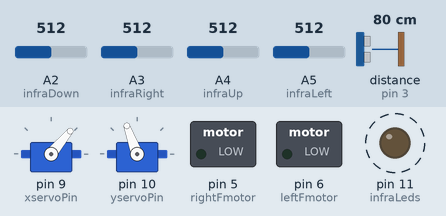
Recording of a sketch running on a simulated Arduino Leonardo, built with avr-gcc and run on an emulated ATmega32U4. Parts: 2 × servo, switched loads named in the sketch (green lamp = pin HIGH), output pins drawn as LEDs (lit = HIGH). Wiring (inferred from the names in the program): ultrasonic range finder: trigger pin 3; echo pin 3. Dashed ring = blinking. The inputs (shaded band) are chosen by the test bench; at power-on: distance to the obstacle (sensor on pin 3) 80 cm, A2 (infraDown) = 512, A3 (infraRight) = 512, A4 (infraUp) = 512, A5 (infraLeft) = 512. The echo pulse lasts 58.3 µs per cm.

Above: at 1.2 s.
1.3 s: distance to the obstacle (sensor on pin 3) set to 7 cm
4.3 s: distance to the obstacle (sensor on pin 3) set to 4 cm
At 4.49 s:
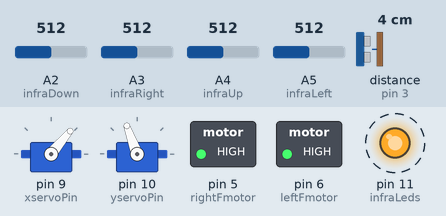
Timing chart, 0 to 13.3 s (numbered marks = the images above; inputs shaded):
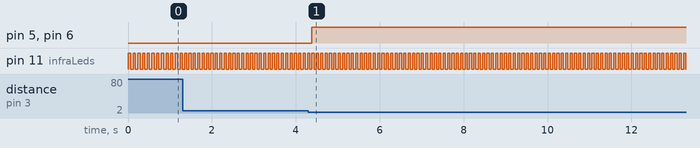

The sketch:

compoundInfra-1.03.ino
```cpp
/*
10-01-13        Configure Compound Infrared Sensor
10-9-13		Compound Eye calibration using multipliers
*/

#include <Servo.h>

#define infraUp A4
#define infraLeft A5
#define infraDown A2
#define infraRight A3
#define xservoPin 9
#define yservoPin 10
#define infraLeds 11
#define leftFmotor 6
#define rightFmotor 5
#define leftRmotor 8
#define rightRmotor 7
#define distancesensorPin 3

byte xscaleFactor=5;
byte yscaleFactor=5;
byte servoMultiplier=10;
int infraUpvalue;
int infraLeftvalue;
int infraDownvalue;
int infraRightvalue;
int xservoCenter=50;
int xservoLeft=100;
int xservoRight=0;
int yservoCenter=110;
int yservoUp=10;
int yservoDown=170;
int distance;
int maxDistance=200;
int bestDistance=900;
int pan=xservoCenter;
int tilt=yservoCenter;
int xscale;
int yscale;
int x;
int y;
int turn;
int leftmotorSpeed=255;
int rightmotorSpeed=255;
int sensorDistance;

Servo xservo;
Servo yservo;

void setup()
{
        Serial.begin(9600);
        pinMode(infraLeds, OUTPUT);
        xservo.attach(xservoPin);
        xservo.write(xservoCenter);
        yservo.attach(yservoPin);
        yservo.write(yservoCenter);
        digitalWrite(leftFmotor, LOW);
    	digitalWrite(rightFmotor, LOW);
    	digitalWrite(leftRmotor, LOW);
    	digitalWrite(rightRmotor, LOW);
}

void infraRead()
{
        digitalWrite(infraLeds, HIGH);
        delay(50);
        infraUpvalue=analogRead(infraUp);
        infraLeftvalue=analogRead(infraLeft);
        infraDownvalue=analogRead(infraDown);
        infraRightvalue=analogRead(infraRight);
        digitalWrite(infraLeds, LOW);
        delay(50);
        infraUpvalue=infraUpvalue - analogRead(infraUp);
        infraLeftvalue=infraLeftvalue - analogRead(infraLeft);
        infraDownvalue=infraDownvalue - analogRead(infraDown);
        infraRightvalue=infraRightvalue - analogRead(infraRight);
        distance=(infraUpvalue + infraLeftvalue + infraDownvalue + infraRightvalue) / 4;
}

void infraFollow()
{
        if(distance < maxDistance) {
                if(pan > xservoCenter) {
                        pan=pan - 1;
                }
                if(pan < xservoCenter) {
                        pan=pan + 1;
                }
                if(tilt > yservoCenter) {
                        tilt=tilt - 1;
                }
                if(tilt < yservoCenter) {
                        tilt=tilt + 1;
                }
        }
                else {
                        xscale=(infraLeftvalue + infraRightvalue) * xscaleFactor / 10;
                        yscale=(infraUpvalue + infraDownvalue) * yscaleFactor / 10;
                        if(infraLeftvalue > infraRightvalue) {
                                x=(infraLeftvalue - infraRightvalue) * servoMultiplier / xscale;
                                pan=pan - x;
                        }
                        if(infraLeftvalue < infraRightvalue) {
                                x=(infraRightvalue - infraLeftvalue) * servoMultiplier / xscale;
                                pan=pan + x;
                        }
                        if(infraUpvalue > infraDownvalue) {
                                y=(infraUpvalue - infraDownvalue) * servoMultiplier / yscale;
                                tilt=tilt - x;
                        }
                        if(infraUpvalue < infraDownvalue) {
                                y=(infraDownvalue - infraUpvalue) * servoMultiplier / yscale;
                                tilt=tilt + x;
                        }
        	}
	if(pan < xservoRight) {
			pan=xservoRight;
	}
	if(pan > xservoLeft) {
			pan=xservoLeft;
	}
	if(tilt < yservoUp) {
			tilt=yservoUp;
	}
	if(tilt > yservoDown) {
			tilt=yservoDown;
	}
	turn=xservoLeft - pan;
	if(turn < 20) {
		left();
	}
	else if(turn >= 20 && turn <=80) {
		stop();
	}
	else {
		right();
	}
	if(getDistance() < 30 && getDistance() > 20 && (!turn < 20 || !turn > 80)) {
		forward();
	}
	else if(getDistance() < 5 && (!turn < 20 || !turn > 80)) {
		reverse();
	}
}

void left()
{
	analogWrite(leftFmotor, leftmotorSpeed);
       	analogWrite(rightFmotor, rightmotorSpeed);
       	digitalWrite(leftRmotor, HIGH);
       	digitalWrite(rightRmotor, LOW);
}

void right()
{
	analogWrite(leftFmotor, leftmotorSpeed);
        analogWrite(rightFmotor, rightmotorSpeed);
        digitalWrite(leftRmotor, LOW);
        digitalWrite(rightRmotor, HIGH);
}

void stop()
{
    digitalWrite(leftFmotor, LOW);
    digitalWrite(rightFmotor, LOW);
    digitalWrite(leftRmotor, LOW);
    digitalWrite(rightRmotor, LOW);
}

void forward()
{
	analogWrite(leftFmotor, leftmotorSpeed);
	analogWrite(rightFmotor, rightmotorSpeed);
	digitalWrite(leftRmotor, LOW);
	digitalWrite(rightRmotor, LOW);
}

void reverse()
{
    analogWrite(leftFmotor, leftmotorSpeed);
    analogWrite(rightFmotor, rightmotorSpeed);
    digitalWrite(leftRmotor, HIGH);
    digitalWrite(rightRmotor, HIGH);
}

int getDistance()
{
        unsigned long pulse =0;

        pinMode(distancesensorPin, OUTPUT);
        digitalWrite(distancesensorPin, LOW);
        delayMicroseconds(5);

        digitalWrite(distancesensorPin, HIGH);
        delayMicroseconds(5);
        digitalWrite(distancesensorPin, LOW);

        pinMode(distancesensorPin, INPUT);
        pulse=pulseIn(distancesensorPin, HIGH);
        pulse=pulse/2;
        sensorDistance = int(pulse/29);
        return sensorDistance;
}

void loop()
{
        xservo.write(pan);
        yservo.write(tilt);
        infraFollow();
        infraRead();

//	DEBUGGING
/*      Serial.println(getDistance());
        Serial.print(" ");
        Serial.print(pan);
        Serial.print(" ");
        Serial.print(tilt);
        Serial.print(" ");
        Serial.print(infraLeftvalue);
        Serial.print(" ");
        Serial.print(infraRightvalue);
        Serial.print(" ");
        Serial.print(infraUpvalue);
        Serial.print(" ");
        Serial.print(infraDownvalue);
	Serial.print(" ");
	Serial.println(turn);
*/

}
```

Measured:
- the behaviour switches between 6 and 5 cm on distance to the obstacle (sensor on pin 3) (found by bisection; images 0 and 1)
- after the input at 4.3 s, pin 5 (rightFmotor), pin 6 (leftFmotor): LOW → HIGH after 0.09 s
- by itself, pin 11 (infraLeds): alternates HIGH for 0.05 s and LOW for 0.05 s
